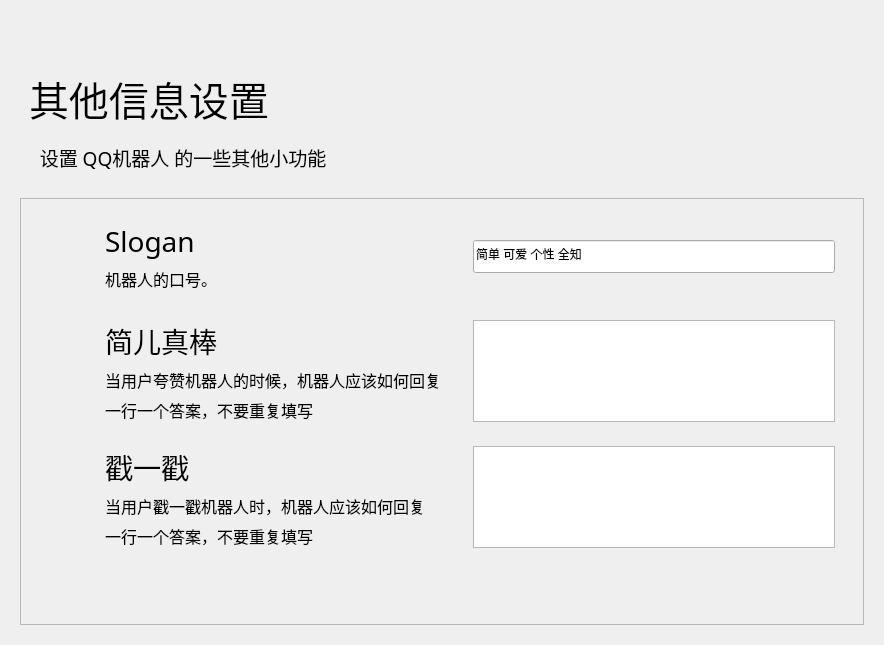
<?xml version="1.0" encoding="UTF-8"?>
<ui version="4.0">
 <class>Form</class>
 <widget class="QWidget" name="Form">
  <property name="geometry">
   <rect>
    <x>0</x>
    <y>0</y>
    <width>884</width>
    <height>645</height>
   </rect>
  </property>
  <property name="minimumSize">
   <size>
    <width>650</width>
    <height>465</height>
   </size>
  </property>
  <property name="windowTitle">
   <string>小依 - 设置基本信息</string>
  </property>
  <layout class="QHBoxLayout" name="horizontalLayout">
   <item>
    <widget class="PopUpAniStackedWidget" name="PopUpAniStackedWidget">
     <property name="minimumSize">
      <size>
       <width>0</width>
       <height>0</height>
      </size>
     </property>
     <widget class="QWidget" name="page">
      <layout class="QVBoxLayout" name="verticalLayout">
       <item>
        <spacer name="spacer">
         <property name="orientation">
          <enum>Qt::Vertical</enum>
         </property>
         <property name="sizeType">
          <enum>QSizePolicy::Fixed</enum>
         </property>
         <property name="sizeHint" stdset="0">
          <size>
           <width>20</width>
           <height>40</height>
          </size>
         </property>
        </spacer>
       </item>
       <item>
        <widget class="QWidget" name="widget" native="true">
         <property name="maximumSize">
          <size>
           <width>16777215</width>
           <height>88</height>
          </size>
         </property>
         <layout class="QHBoxLayout" name="horizontalLayout_2">
          <item>
           <widget class="LargeTitleLabel" name="LargeTitleLabel">
            <property name="font">
             <font>
              <family>HarmonyOS Sans SC Medium</family>
              <pointsize>30</pointsize>
              <bold>false</bold>
             </font>
            </property>
            <property name="text">
             <string>其他信息设置</string>
            </property>
           </widget>
          </item>
         </layout>
        </widget>
       </item>
       <item>
        <widget class="SubtitleLabel" name="SubtitleLabel_5">
         <property name="font">
          <font>
           <family>HarmonyOS Sans SC Medium</family>
           <pointsize>14</pointsize>
           <bold>false</bold>
          </font>
         </property>
         <property name="text">
          <string>    设置 QQ机器人 的一些其他小功能</string>
         </property>
         <property name="wordWrap">
          <bool>true</bool>
         </property>
        </widget>
       </item>
       <item>
        <spacer name="verticalSpacer_32">
         <property name="orientation">
          <enum>Qt::Vertical</enum>
         </property>
         <property name="sizeType">
          <enum>QSizePolicy::Fixed</enum>
         </property>
         <property name="sizeHint" stdset="0">
          <size>
           <width>20</width>
           <height>20</height>
          </size>
         </property>
        </spacer>
       </item>
       <item>
        <widget class="SmoothScrollArea" name="SmoothScrollArea">
         <property name="frameShadow">
          <enum>QFrame::Raised</enum>
         </property>
         <property name="widgetResizable">
          <bool>true</bool>
         </property>
         <widget class="QWidget" name="scrollAreaWidgetContents">
          <property name="geometry">
           <rect>
            <x>0</x>
            <y>0</y>
            <width>846</width>
            <height>427</height>
           </rect>
          </property>
          <layout class="QVBoxLayout" name="verticalLayout_2">
           <item>
            <layout class="QGridLayout" name="gridLayout">
             <item row="1" column="0">
              <widget class="CardWidget" name="Edit_Icon_Settings_5">
               <property name="maximumSize">
                <size>
                 <width>16777215</width>
                 <height>120</height>
                </size>
               </property>
               <layout class="QHBoxLayout" name="horizontalLayout_9">
                <item>
                 <spacer name="horizontalSpacer_23">
                  <property name="orientation">
                   <enum>Qt::Horizontal</enum>
                  </property>
                  <property name="sizeType">
                   <enum>QSizePolicy::Fixed</enum>
                  </property>
                  <property name="sizeHint" stdset="0">
                   <size>
                    <width>10</width>
                    <height>20</height>
                   </size>
                  </property>
                 </spacer>
                </item>
                <item>
                 <widget class="IconWidget" name="IconWidget_8">
                  <property name="enabled">
                   <bool>true</bool>
                  </property>
                  <property name="minimumSize">
                   <size>
                    <width>40</width>
                    <height>40</height>
                   </size>
                  </property>
                  <property name="maximumSize">
                   <size>
                    <width>40</width>
                    <height>40</height>
                   </size>
                  </property>
                 </widget>
                </item>
                <item>
                 <spacer name="horizontalSpacer_24">
                  <property name="orientation">
                   <enum>Qt::Horizontal</enum>
                  </property>
                  <property name="sizeType">
                   <enum>QSizePolicy::Fixed</enum>
                  </property>
                  <property name="sizeHint" stdset="0">
                   <size>
                    <width>10</width>
                    <height>20</height>
                   </size>
                  </property>
                 </spacer>
                </item>
                <item>
                 <layout class="QVBoxLayout" name="verticalLayout_9">
                  <item>
                   <spacer name="verticalSpacer_39">
                    <property name="orientation">
                     <enum>Qt::Vertical</enum>
                    </property>
                    <property name="sizeType">
                     <enum>QSizePolicy::Expanding</enum>
                    </property>
                    <property name="sizeHint" stdset="0">
                     <size>
                      <width>20</width>
                      <height>5</height>
                     </size>
                    </property>
                   </spacer>
                  </item>
                  <item>
                   <widget class="TitleLabel" name="TitleLabel_8">
                    <property name="maximumSize">
                     <size>
                      <width>16777215</width>
                      <height>50</height>
                     </size>
                    </property>
                    <property name="font">
                     <font>
                      <family>HarmonyOS Sans SC</family>
                      <pointsize>21</pointsize>
                      <bold>false</bold>
                     </font>
                    </property>
                    <property name="text">
                     <string>简儿真棒</string>
                    </property>
                   </widget>
                  </item>
                  <item>
                   <widget class="SubtitleLabel" name="SubtitleLabel_9">
                    <property name="font">
                     <font>
                      <family>HarmonyOS Sans SC</family>
                      <pointsize>12</pointsize>
                      <bold>false</bold>
                     </font>
                    </property>
                    <property name="text">
                     <string>当用户夸赞机器人的时候，机器人应该如何回复</string>
                    </property>
                    <property name="textFormat">
                     <enum>Qt::AutoText</enum>
                    </property>
                    <property name="scaledContents">
                     <bool>false</bool>
                    </property>
                    <property name="wordWrap">
                     <bool>true</bool>
                    </property>
                   </widget>
                  </item>
                  <item>
                   <widget class="SubtitleLabel" name="SubtitleLabel_11">
                    <property name="font">
                     <font>
                      <family>HarmonyOS Sans SC</family>
                      <pointsize>12</pointsize>
                      <bold>false</bold>
                     </font>
                    </property>
                    <property name="text">
                     <string>一行一个答案，不要重复填写</string>
                    </property>
                    <property name="textFormat">
                     <enum>Qt::AutoText</enum>
                    </property>
                    <property name="scaledContents">
                     <bool>false</bool>
                    </property>
                    <property name="wordWrap">
                     <bool>true</bool>
                    </property>
                   </widget>
                  </item>
                  <item>
                   <spacer name="verticalSpacer_40">
                    <property name="orientation">
                     <enum>Qt::Vertical</enum>
                    </property>
                    <property name="sizeType">
                     <enum>QSizePolicy::Expanding</enum>
                    </property>
                    <property name="sizeHint" stdset="0">
                     <size>
                      <width>20</width>
                      <height>5</height>
                     </size>
                    </property>
                   </spacer>
                  </item>
                 </layout>
                </item>
                <item>
                 <widget class="PlainTextEdit" name="NiceWords">
                  <property name="sizePolicy">
                   <sizepolicy hsizetype="Minimum" vsizetype="Expanding">
                    <horstretch>0</horstretch>
                    <verstretch>0</verstretch>
                   </sizepolicy>
                  </property>
                  <property name="maximumSize">
                   <size>
                    <width>16777215</width>
                    <height>16777215</height>
                   </size>
                  </property>
                 </widget>
                </item>
                <item>
                 <spacer name="horizontalSpacer_25">
                  <property name="orientation">
                   <enum>Qt::Horizontal</enum>
                  </property>
                  <property name="sizeType">
                   <enum>QSizePolicy::Fixed</enum>
                  </property>
                  <property name="sizeHint" stdset="0">
                   <size>
                    <width>10</width>
                    <height>20</height>
                   </size>
                  </property>
                 </spacer>
                </item>
               </layout>
              </widget>
             </item>
             <item row="0" column="0">
              <widget class="CardWidget" name="Edit_Icon_Settings">
               <property name="maximumSize">
                <size>
                 <width>16777215</width>
                 <height>100</height>
                </size>
               </property>
               <layout class="QHBoxLayout" name="horizontalLayout_3">
                <item>
                 <spacer name="horizontalSpacer_5">
                  <property name="orientation">
                   <enum>Qt::Horizontal</enum>
                  </property>
                  <property name="sizeType">
                   <enum>QSizePolicy::Fixed</enum>
                  </property>
                  <property name="sizeHint" stdset="0">
                   <size>
                    <width>10</width>
                    <height>20</height>
                   </size>
                  </property>
                 </spacer>
                </item>
                <item>
                 <widget class="IconWidget" name="IconWidget_2">
                  <property name="enabled">
                   <bool>true</bool>
                  </property>
                  <property name="minimumSize">
                   <size>
                    <width>40</width>
                    <height>40</height>
                   </size>
                  </property>
                  <property name="maximumSize">
                   <size>
                    <width>40</width>
                    <height>40</height>
                   </size>
                  </property>
                 </widget>
                </item>
                <item>
                 <spacer name="horizontalSpacer_6">
                  <property name="orientation">
                   <enum>Qt::Horizontal</enum>
                  </property>
                  <property name="sizeType">
                   <enum>QSizePolicy::Fixed</enum>
                  </property>
                  <property name="sizeHint" stdset="0">
                   <size>
                    <width>10</width>
                    <height>20</height>
                   </size>
                  </property>
                 </spacer>
                </item>
                <item>
                 <layout class="QVBoxLayout" name="verticalLayout_3">
                  <item>
                   <spacer name="verticalSpacer_26">
                    <property name="orientation">
                     <enum>Qt::Vertical</enum>
                    </property>
                    <property name="sizeType">
                     <enum>QSizePolicy::Expanding</enum>
                    </property>
                    <property name="sizeHint" stdset="0">
                     <size>
                      <width>20</width>
                      <height>5</height>
                     </size>
                    </property>
                   </spacer>
                  </item>
                  <item>
                   <widget class="TitleLabel" name="TitleLabel_2">
                    <property name="maximumSize">
                     <size>
                      <width>16777215</width>
                      <height>50</height>
                     </size>
                    </property>
                    <property name="font">
                     <font>
                      <family>HarmonyOS Sans SC</family>
                      <pointsize>21</pointsize>
                      <bold>false</bold>
                     </font>
                    </property>
                    <property name="text">
                     <string>Slogan</string>
                    </property>
                   </widget>
                  </item>
                  <item>
                   <widget class="SubtitleLabel" name="SubtitleLabel_2">
                    <property name="font">
                     <font>
                      <family>HarmonyOS Sans SC</family>
                      <pointsize>12</pointsize>
                      <bold>false</bold>
                     </font>
                    </property>
                    <property name="text">
                     <string>机器人的口号。</string>
                    </property>
                    <property name="textFormat">
                     <enum>Qt::AutoText</enum>
                    </property>
                    <property name="scaledContents">
                     <bool>false</bool>
                    </property>
                    <property name="wordWrap">
                     <bool>true</bool>
                    </property>
                   </widget>
                  </item>
                  <item>
                   <spacer name="verticalSpacer_27">
                    <property name="orientation">
                     <enum>Qt::Vertical</enum>
                    </property>
                    <property name="sizeType">
                     <enum>QSizePolicy::Expanding</enum>
                    </property>
                    <property name="sizeHint" stdset="0">
                     <size>
                      <width>20</width>
                      <height>5</height>
                     </size>
                    </property>
                   </spacer>
                  </item>
                 </layout>
                </item>
                <item>
                 <widget class="LineEdit" name="SloganText">
                  <property name="sizePolicy">
                   <sizepolicy hsizetype="Preferred" vsizetype="Fixed">
                    <horstretch>0</horstretch>
                    <verstretch>0</verstretch>
                   </sizepolicy>
                  </property>
                  <property name="maximumSize">
                   <size>
                    <width>16777215</width>
                    <height>33</height>
                   </size>
                  </property>
                  <property name="text">
                   <string>简单 可爱 个性 全知</string>
                  </property>
                 </widget>
                </item>
                <item>
                 <spacer name="horizontalSpacer_11">
                  <property name="orientation">
                   <enum>Qt::Horizontal</enum>
                  </property>
                  <property name="sizeType">
                   <enum>QSizePolicy::Fixed</enum>
                  </property>
                  <property name="sizeHint" stdset="0">
                   <size>
                    <width>10</width>
                    <height>20</height>
                   </size>
                  </property>
                 </spacer>
                </item>
               </layout>
              </widget>
             </item>
             <item row="3" column="0">
              <spacer name="verticalSpacer">
               <property name="orientation">
                <enum>Qt::Vertical</enum>
               </property>
               <property name="sizeHint" stdset="0">
                <size>
                 <width>20</width>
                 <height>40</height>
                </size>
               </property>
              </spacer>
             </item>
             <item row="2" column="0">
              <widget class="CardWidget" name="Edit_Icon_Settings_6">
               <property name="maximumSize">
                <size>
                 <width>16777215</width>
                 <height>120</height>
                </size>
               </property>
               <layout class="QHBoxLayout" name="horizontalLayout_10">
                <item>
                 <spacer name="horizontalSpacer_26">
                  <property name="orientation">
                   <enum>Qt::Horizontal</enum>
                  </property>
                  <property name="sizeType">
                   <enum>QSizePolicy::Fixed</enum>
                  </property>
                  <property name="sizeHint" stdset="0">
                   <size>
                    <width>10</width>
                    <height>20</height>
                   </size>
                  </property>
                 </spacer>
                </item>
                <item>
                 <widget class="IconWidget" name="IconWidget_9">
                  <property name="enabled">
                   <bool>true</bool>
                  </property>
                  <property name="minimumSize">
                   <size>
                    <width>40</width>
                    <height>40</height>
                   </size>
                  </property>
                  <property name="maximumSize">
                   <size>
                    <width>40</width>
                    <height>40</height>
                   </size>
                  </property>
                 </widget>
                </item>
                <item>
                 <spacer name="horizontalSpacer_27">
                  <property name="orientation">
                   <enum>Qt::Horizontal</enum>
                  </property>
                  <property name="sizeType">
                   <enum>QSizePolicy::Fixed</enum>
                  </property>
                  <property name="sizeHint" stdset="0">
                   <size>
                    <width>10</width>
                    <height>20</height>
                   </size>
                  </property>
                 </spacer>
                </item>
                <item>
                 <layout class="QVBoxLayout" name="verticalLayout_10">
                  <item>
                   <spacer name="verticalSpacer_41">
                    <property name="orientation">
                     <enum>Qt::Vertical</enum>
                    </property>
                    <property name="sizeType">
                     <enum>QSizePolicy::Expanding</enum>
                    </property>
                    <property name="sizeHint" stdset="0">
                     <size>
                      <width>20</width>
                      <height>5</height>
                     </size>
                    </property>
                   </spacer>
                  </item>
                  <item>
                   <widget class="TitleLabel" name="TitleLabel_9">
                    <property name="maximumSize">
                     <size>
                      <width>16777215</width>
                      <height>50</height>
                     </size>
                    </property>
                    <property name="font">
                     <font>
                      <family>HarmonyOS Sans SC</family>
                      <pointsize>21</pointsize>
                      <bold>false</bold>
                     </font>
                    </property>
                    <property name="text">
                     <string>戳一戳</string>
                    </property>
                   </widget>
                  </item>
                  <item>
                   <widget class="SubtitleLabel" name="SubtitleLabel_10">
                    <property name="font">
                     <font>
                      <family>HarmonyOS Sans SC</family>
                      <pointsize>12</pointsize>
                      <bold>false</bold>
                     </font>
                    </property>
                    <property name="text">
                     <string>当用户戳一戳机器人时，机器人应该如何回复</string>
                    </property>
                    <property name="textFormat">
                     <enum>Qt::AutoText</enum>
                    </property>
                    <property name="scaledContents">
                     <bool>false</bool>
                    </property>
                    <property name="wordWrap">
                     <bool>true</bool>
                    </property>
                   </widget>
                  </item>
                  <item>
                   <widget class="SubtitleLabel" name="SubtitleLabel_12">
                    <property name="font">
                     <font>
                      <family>HarmonyOS Sans SC</family>
                      <pointsize>12</pointsize>
                      <bold>false</bold>
                     </font>
                    </property>
                    <property name="text">
                     <string>一行一个答案，不要重复填写</string>
                    </property>
                    <property name="textFormat">
                     <enum>Qt::AutoText</enum>
                    </property>
                    <property name="scaledContents">
                     <bool>false</bool>
                    </property>
                    <property name="wordWrap">
                     <bool>true</bool>
                    </property>
                   </widget>
                  </item>
                  <item>
                   <spacer name="verticalSpacer_42">
                    <property name="orientation">
                     <enum>Qt::Vertical</enum>
                    </property>
                    <property name="sizeType">
                     <enum>QSizePolicy::Expanding</enum>
                    </property>
                    <property name="sizeHint" stdset="0">
                     <size>
                      <width>20</width>
                      <height>5</height>
                     </size>
                    </property>
                   </spacer>
                  </item>
                 </layout>
                </item>
                <item>
                 <widget class="PlainTextEdit" name="PokeWords">
                  <property name="sizePolicy">
                   <sizepolicy hsizetype="Minimum" vsizetype="Expanding">
                    <horstretch>0</horstretch>
                    <verstretch>0</verstretch>
                   </sizepolicy>
                  </property>
                  <property name="maximumSize">
                   <size>
                    <width>16777215</width>
                    <height>16777215</height>
                   </size>
                  </property>
                 </widget>
                </item>
                <item>
                 <spacer name="horizontalSpacer_28">
                  <property name="orientation">
                   <enum>Qt::Horizontal</enum>
                  </property>
                  <property name="sizeType">
                   <enum>QSizePolicy::Fixed</enum>
                  </property>
                  <property name="sizeHint" stdset="0">
                   <size>
                    <width>10</width>
                    <height>20</height>
                   </size>
                  </property>
                 </spacer>
                </item>
               </layout>
              </widget>
             </item>
            </layout>
           </item>
          </layout>
         </widget>
        </widget>
       </item>
      </layout>
     </widget>
    </widget>
   </item>
  </layout>
 </widget>
 <customwidgets>
  <customwidget>
   <class>IconWidget</class>
   <extends>QWidget</extends>
   <header>qfluentwidgets</header>
  </customwidget>
  <customwidget>
   <class>CardWidget</class>
   <extends>QFrame</extends>
   <header>qfluentwidgets</header>
   <container>1</container>
  </customwidget>
  <customwidget>
   <class>SmoothScrollArea</class>
   <extends>QScrollArea</extends>
   <header>qfluentwidgets</header>
   <container>1</container>
  </customwidget>
  <customwidget>
   <class>PopUpAniStackedWidget</class>
   <extends>QStackedWidget</extends>
   <header>qfluentwidgets</header>
   <container>1</container>
  </customwidget>
  <customwidget>
   <class>SubtitleLabel</class>
   <extends>QLabel</extends>
   <header>qfluentwidgets</header>
  </customwidget>
  <customwidget>
   <class>TitleLabel</class>
   <extends>QLabel</extends>
   <header>qfluentwidgets</header>
  </customwidget>
  <customwidget>
   <class>LargeTitleLabel</class>
   <extends>QLabel</extends>
   <header>qfluentwidgets</header>
  </customwidget>
  <customwidget>
   <class>LineEdit</class>
   <extends>QLineEdit</extends>
   <header>qfluentwidgets</header>
  </customwidget>
  <customwidget>
   <class>PlainTextEdit</class>
   <extends>QPlainTextEdit</extends>
   <header>qfluentwidgets</header>
  </customwidget>
 </customwidgets>
 <resources>
  <include location="JianerSetupWizard.qrc"/>
 </resources>
 <connections/>
</ui>
